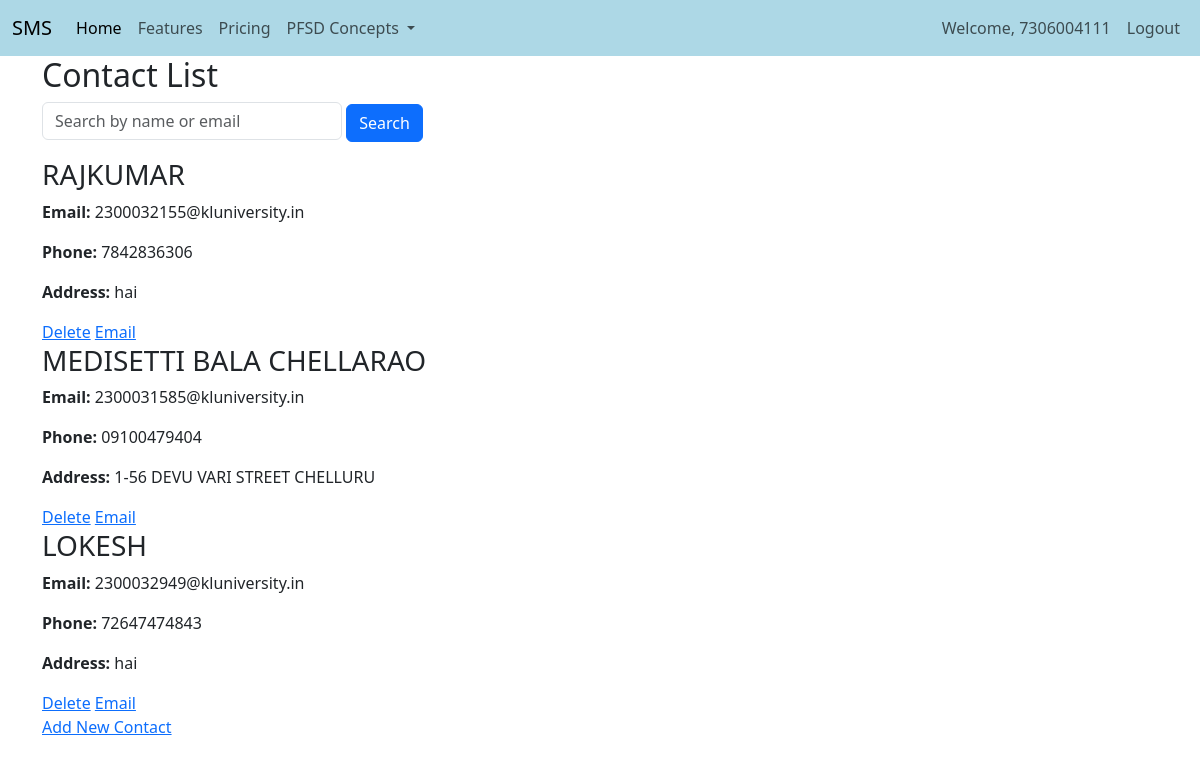
Screenshot of /contact_list (signed in) with the database file from the repository.
### adminapp/models.py (models this page shows, shortened)
class Contact(models.Model):
    name = models.CharField(max_length=100)
    email = models.EmailField(unique=True)
    phone_number = models.CharField(max_length=15)
    address = models.TextField()

### adminapp/views.py (the view)
# urls.py: path('contact_list', views.contact_list, name='contact_list'),
def contact_list(request):
    query = request.GET.get('q')
    if query:
        contacts = Contact.objects.filter(models.Q(name__icontains=query) | models.Q(email__icontains=query))
    else:
        contacts = Contact.objects.all()
    return render(request, 'adminapp/contact_list.html', {'contacts': contacts})

### templates/adminapp/contact_list.html (shortened to what this page needs)
{% extends 'Navbar/ProjectNavbar.html' %}
{% load static %}
{% block body %}
<div class="container">
    <h2>Contact List</h2>
    <form method="get" action=".">
        <input type="text" name="q" placeholder="Search by name or email" class="form-control" style="width: 300px; display: inline-block;">
        <button class="btn btn-primary" type="submit">Search</button>
    </form>
    <div class="mt-3">
        {% for contact in contacts %}
            <div class="contact-card">
                <h3>{{ contact.name|upper }}</h3>
                <p><strong>Email:</strong> {{ contact.email }}</p>
                <p><strong>Phone:</strong> {{ contact.phone_number }}</p>
                <p><strong>Address:</strong> {{ contact.address }}</p>
                <a href="{% url 'delete_contact' contact.pk %}" class="btn-delete">Delete</a>
                <a href="mailto:{{ contact.email }}" class="btn-email">Email</a>
            </div>
        {% empty %}
            <p>No contacts found.</p>
        {% endfor %}
    </div>
    <a href="{% url 'add_contact' %}" class="btn-add mt-3">Add New Contact</a>
</div>
{% endblock %}

### templates/Navbar/ProjectNavbar.html (shortened to what this page needs)
<!DOCTYPE html>
<html lang="en">
<head>
    <link href="https://cdn.jsdelivr.net/npm/bootstrap@5.3.3/dist/css/bootstrap.min.css" rel="stylesheet">
</head>
<body>
<nav class="navbar navbar-expand-lg navbar-red">
  <div class="container-fluid">
    <a class="navbar-brand" href="{% url 'projecthomepage' %}">SMS</a>
    <div class="collapse navbar-collapse" id="navbarNavDropdown">
      <ul class="navbar-nav">
        <li class="nav-item">
          <a class="nav-link active" aria-current="page" href="#">Home</a>
        </li>
        <li class="nav-item">
          <a class="nav-link" href="#">Features</a>
        </li>
        <li class="nav-item">
          <a class="nav-link" href="#">Pricing</a>
        </li>
        <li class="nav-item dropdown">
          <a class="nav-link dropdown-toggle" href="#" role="button" data-bs-toggle="dropdown" aria-expanded="false">
            PFSD Concepts
          </a>
        </li>
      </ul>
      <ul  class="navbar-nav ms-auto">
    <li>
        {% if user.is_authenticated %}
        <li class="nav-item">
        <span class="nav-link">Welcome, {{ user.username }}</span>
    </li>
          <li class="nav-item">
          <a class="nav-link" href="{% url 'logout' %}">Logout</a>
          </li>
        {% endif %}
 </li>
      </ul>
    </div>
  </div>
</nav>
{% block body %}
{% endblock %}
</body>
</html>

### templates/Navbar/ProjectNavbar.html (style rules this page uses)
.navbar-red { background-color:LightBlue !important; }

### rows the page displays
Contact: name "RAJKUMAR", email "2300032155@kluniversity.in", phone_number "7842836306", address "hai"
Contact: name "MEDISETTI BALA CHELLARAO", email "2300031585@kluniversity.in", phone_number "09100479404", address "1-56 DEVU VARI STREET CHELLURU"
Contact: name "LOKESH", email "2300032949@kluniversity.in", phone_number "72647474843", address "hai"

### other values shown
{{ user.username }} "7306004111"
